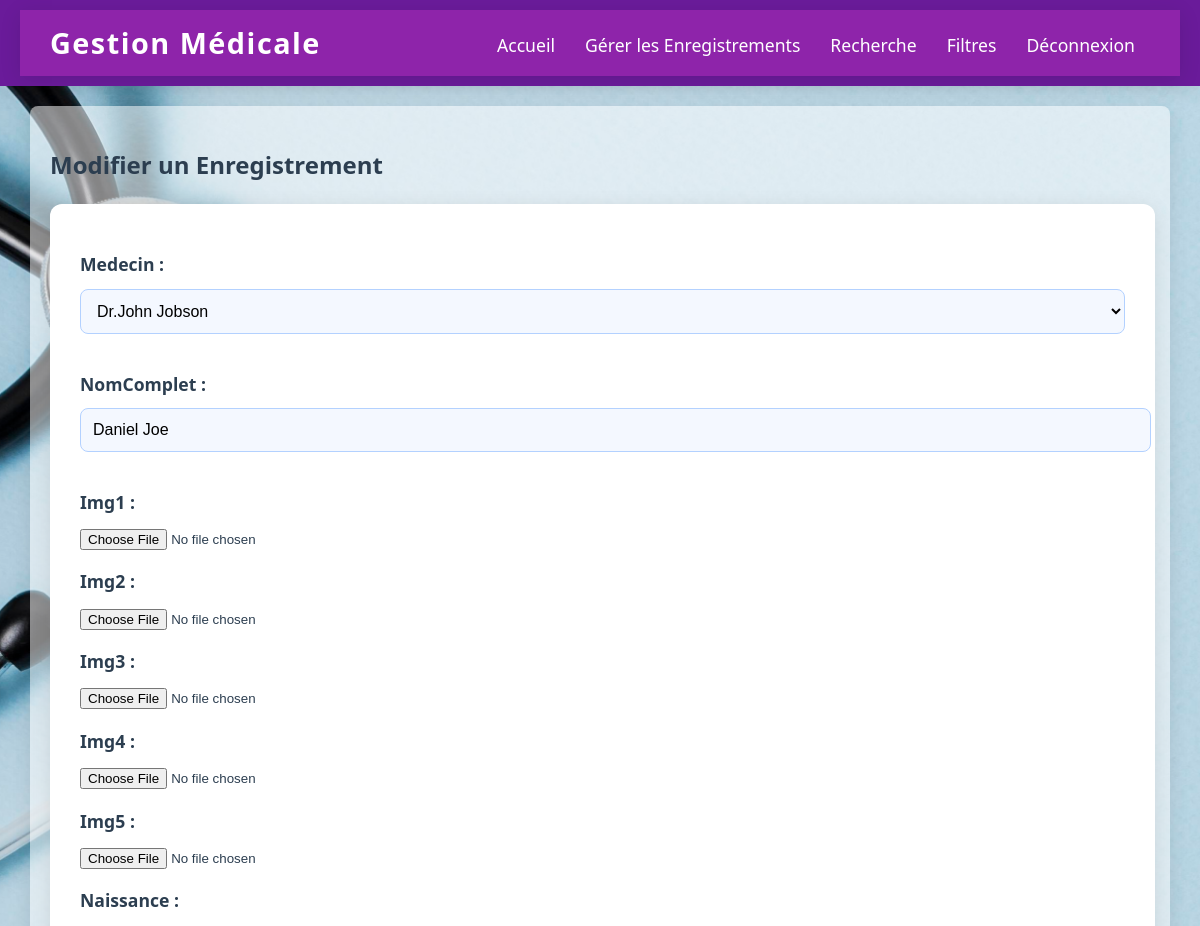
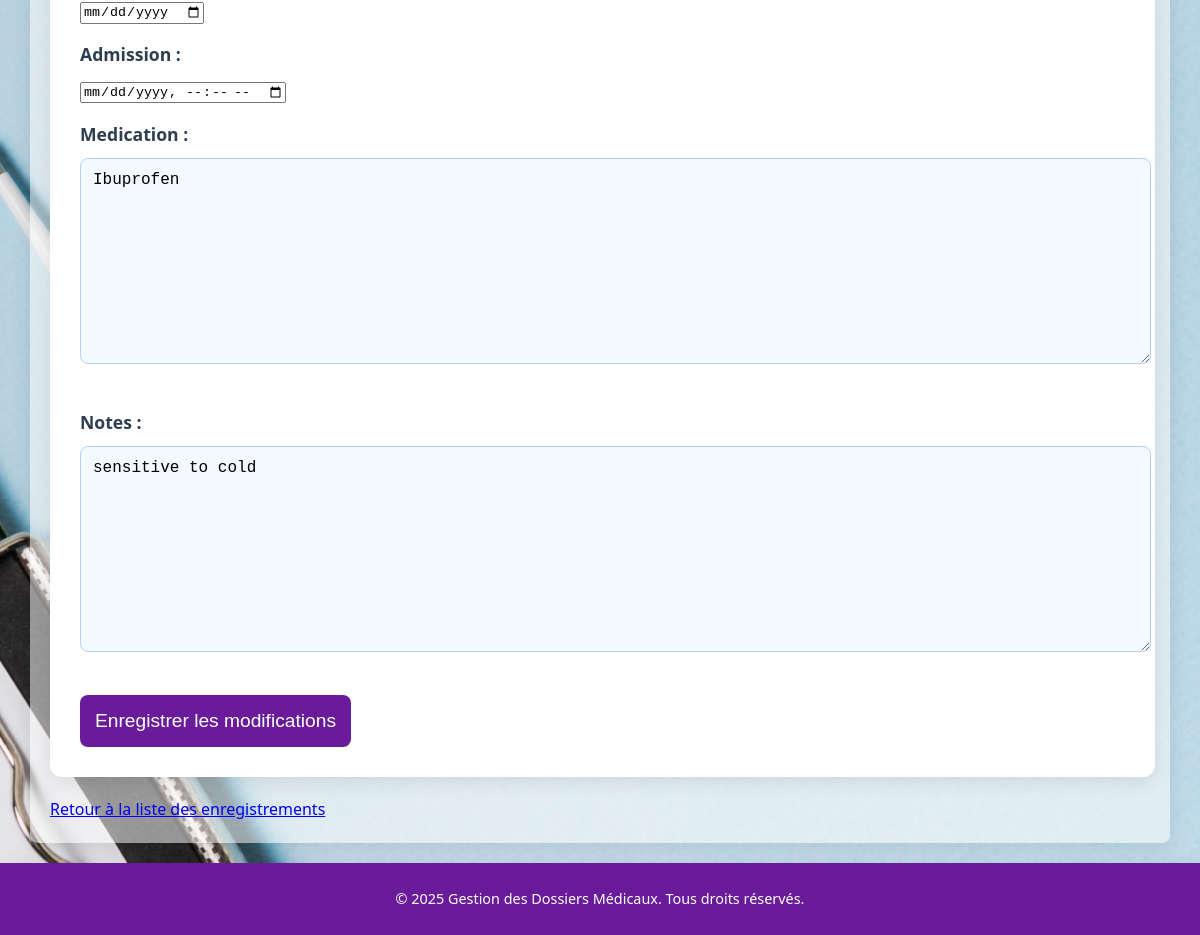
/modifier_enregistrement/2/, run on the app's committed database (2 pictures, top to bottom).
### medico/models.py (models this page shows, shortened)
class Enregistrement(models.Model):
    idenreg = models.AutoField(primary_key=True)
    nomComplet = models.CharField(max_length=200)
    img1 = models.ImageField(upload_to='uploads/', null=True, blank=True)
    img2 = models.ImageField(upload_to='uploads/', null=True, blank=True)
    img3 = models.ImageField(upload_to='uploads/', null=True, blank=True)
    img4 = models.ImageField(upload_to='uploads/', null=True, blank=True)
    img5 = models.ImageField(upload_to='uploads/', null=True, blank=True)
    naissance = models.DateField()
    admission = models.DateTimeField(default=datetime.now)
    medication = models.TextField()
    notes = models.TextField()
    medecin = models.ForeignKey(Medecin, on_delete=models.CASCADE, null=False)

### medico/views.py (the view)
# urls.py: path('modifier_enregistrement/<int:pk>/', modifier_enregistrement, name='modifier_enregistrement'),
def modifier_enregistrement(request, pk):
    enregistrement = get_object_or_404(Enregistrement, pk=pk)
    if request.method == 'POST':
        form = EnregistrementForm(request.POST, request.FILES, instance=enregistrement)
        if form.is_valid():
            form.save()
            return redirect('lister_enregistrements')
    else:
        form = EnregistrementForm(instance=enregistrement)
    return render(request, 'medical_records/modifier_enregistrement.html', {'form': form})

### medico/forms.py (shortened to what this page needs)
class EnregistrementForm(forms.ModelForm):
    class Meta:
        model = Enregistrement
        fields = ['medecin', 'nomComplet', 'img1','img2','img3','img4','img5', 'naissance', 'admission', 'medication', 'notes']
        widgets = {
            'medecin': forms.Select(),
            'admission': forms.DateTimeInput(attrs={'type': 'datetime-local'}),
            'naissance': forms.DateInput(attrs={'type': 'date'}),
        }
    medecin = forms.ModelChoiceField(queryset=Medecin.objects.all(), empty_label="Select a doctor")

### medico/models.py (called while the page is built)
    def __str__(self):
        return self.nom_complet

### medico/templates/medical_records/modifier_enregistrement.html (shortened to what this page needs)
{% extends 'medical_records/base.html' %}  {% block content %}
<h2>Modifier un Enregistrement</h2>
<form method="post" enctype="multipart/form-data">
  {% csrf_token %} {{ form.as_p }}
  <button type="submit">Enregistrer les modifications</button>
</form>
<a href="{% url 'lister_enregistrements' %}"
  >Retour à la liste des enregistrements</a
>
{% endblock %}

### medico/static/css/style.css (style rules this page uses)
:root { --primary-color: #6a1b9a; --secondary-color: #8e24aa; --hover-color: #ba68c8; --light-bg: #f4f8ff; --text-color: #2c3e50; --white: #ffffff; --shadow-light: 0 4px 20px rgba(0, 0, 0, 0.1); --transition: all 0.3s ease; --border-radius: 8px; }
body { background: url('../img/medecin.jpg') no-repeat center center fixed; background-size: cover; font-family: 'Segoe UI', Tahoma, Geneva, Verdana, sans-serif; color: var(--text-color); margin: 0; display: flex; flex-direction: column; min-height: 100vh; line-height: 1.6; }
form { background: var(--white); padding: 30px; border-radius: 12px; box-shadow: var(--shadow-light); width: 95%; max-width: 100%; margin: 20px 0; }
form label { display: block; font-weight: bold; color: var(--text-color); margin-bottom: 10px; font-size: 1.1rem; }
form input[type="text"], form input[type="email"], form input[type="password"], form select, form textarea { width: 100%; padding: 12px; margin-bottom: 20px; border: 1px solid #b3d1ff; border-radius: 8px; font-size: 1rem; background: var(--light-bg); transition: border-color 0.3s ease; }
form button { background: var(--primary-color); color: var(--white); padding: 15px; border: none; border-radius: 8px; cursor: pointer; font-size: 1.2rem; transition: var(--transition); }
form input, form textarea, form select { transition: border-color 0.3s ease-in-out, box-shadow 0.3s ease-in-out; }

### data on the page
Enregistrement: medecin "Dr.John Jobson", nomComplet "Daniel Joe", medication "Ibuprofen", notes "sensitive to cold"
